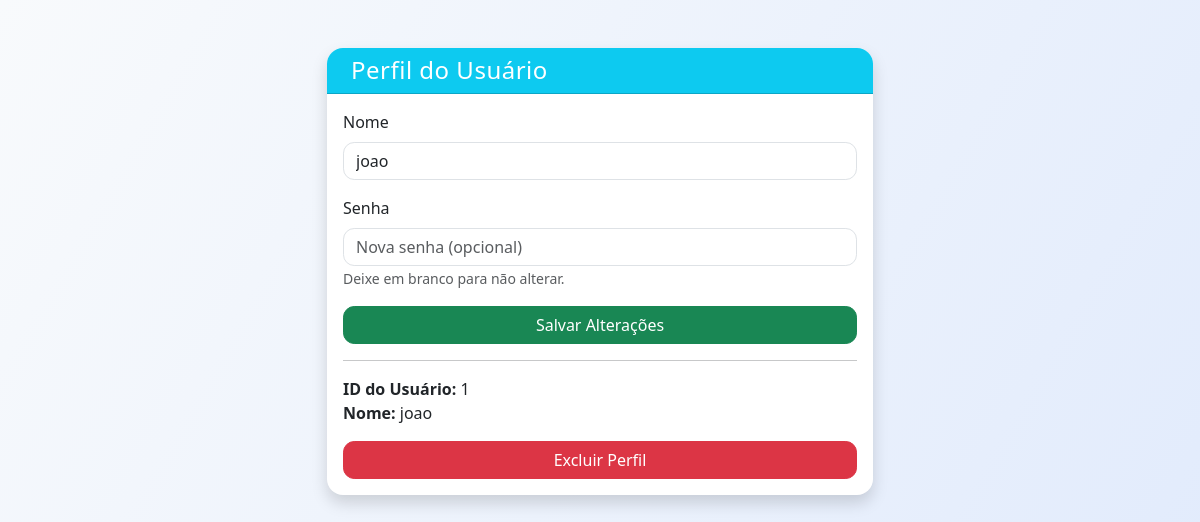
Before: /editar_usuario/1 with the older database file.
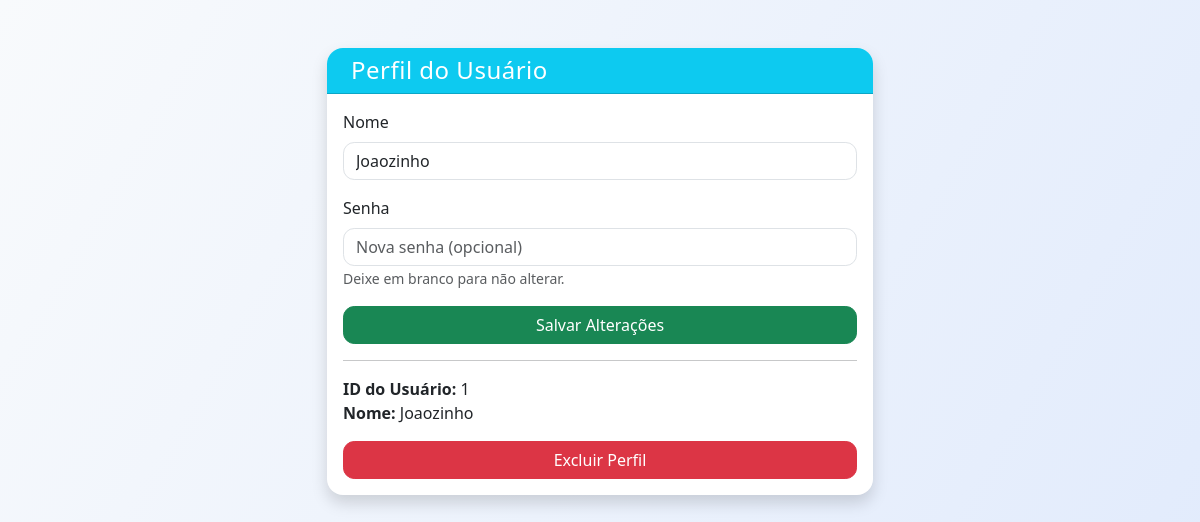
After: the same page with the newer database file.
### main.py (models this page shows)
class Usuario(db.Model):
    id = db.Column(db.Integer, primary_key=True)
    nome = db.Column(db.String(120), nullable=False)
    senha = db.Column(db.String(120), nullable=False)
    tarefas = db.relationship(
        'Tarefa', backref='usuario', cascade="all, delete-orphan")
    habitos = db.relationship(
        'Habito', backref='usuario', cascade="all, delete-orphan")

### main.py (the view)
@app.route("/editar_usuario/<int:id>", methods=["GET", "POST"])
def editar_usuario(id):
    usuario = Usuario.query.get_or_404(id)
    if request.method == "POST":
        usuario.nome = request.form["nome"]
        db.session.commit()
        return redirect(url_for("dashboard"))
    return render_template("editar_usuario.html", usuario=usuario)

### templates/editar_usuario.html (shortened to what this page needs)
<!DOCTYPE html>
<html lang="pt-br">
<head>
    <link rel="stylesheet" href="{{ url_for('static', filename='style.css') }}">
    <link rel="stylesheet" href="https://cdn.jsdelivr.net/npm/bootstrap@5.3.3/dist/css/bootstrap.min.css">
</head>
<div class="container py-5">
    <div class="row justify-content-center">
        <div class="col-md-7 col-lg-6">
            <div class="card shadow border-0 rounded-4">
                <div class="card-header bg-info text-white rounded-top-4 d-flex align-items-center">
                    <h4 class="mb-0">Perfil do Usuário</h4>
                </div>
                <div class="card-body">
                    <form method="POST">
                        <div class="mb-3">
                            <label for="nome" class="form-label">Nome</label>
                            <input type="text" class="form-control" id="nome" name="nome" value="{{ usuario.nome }}"
                                required>
                        </div>
                        <div class="mb-3">
                            <label for="senha" class="form-label">Senha</label>
                            <input type="password" class="form-control" id="senha" name="senha"
                                placeholder="Nova senha (opcional)">
                            <small class="text-muted">Deixe em branco para não alterar.</small>
                        </div>
                        <button type="submit" class="btn btn-success w-100">Salvar Alterações</button>
                    </form>
                    <hr>
                    <div class="mb-3">
                        <strong>ID do Usuário:</strong> {{ usuario.id }}<br>
                        <strong>Nome:</strong> {{ usuario.nome }}
                    </div>
                    <form action="{{ url_for('excluir_usuario', id=usuario.id) }}" method="post"
                        onsubmit="return confirm('Tem certeza que deseja excluir seu perfil? Todas as tarefas e hábitos serão apagados!');">
                        <button type="submit" class="btn btn-danger w-100">Excluir Perfil</button>
                    </form>
                </div>
            </div>
        </div>
    </div>
</div>
</html>

### static/style.css (style rules this page uses)
.card { border-radius: 1.5rem; box-shadow: 0 6px 32px rgba(34, 34, 59, 0.09); }
.card-header { border-radius: 1.5rem 1.5rem 0 0; font-weight: 600; letter-spacing: 0.5px; font-size: 1.1rem; }
input.form-control, input.form-control-sm { border-radius: 0.7rem; border: 1px solid #dee2e6; font-size: 1rem; }
button.btn, button.btn-sm { border-radius: 0.7rem; transition: background 0.2s, color 0.2s, box-shadow 0.2s; }

Changed rows visible on the page:
changed Usuario id 1: nome "joao" → "Joaozinho"
